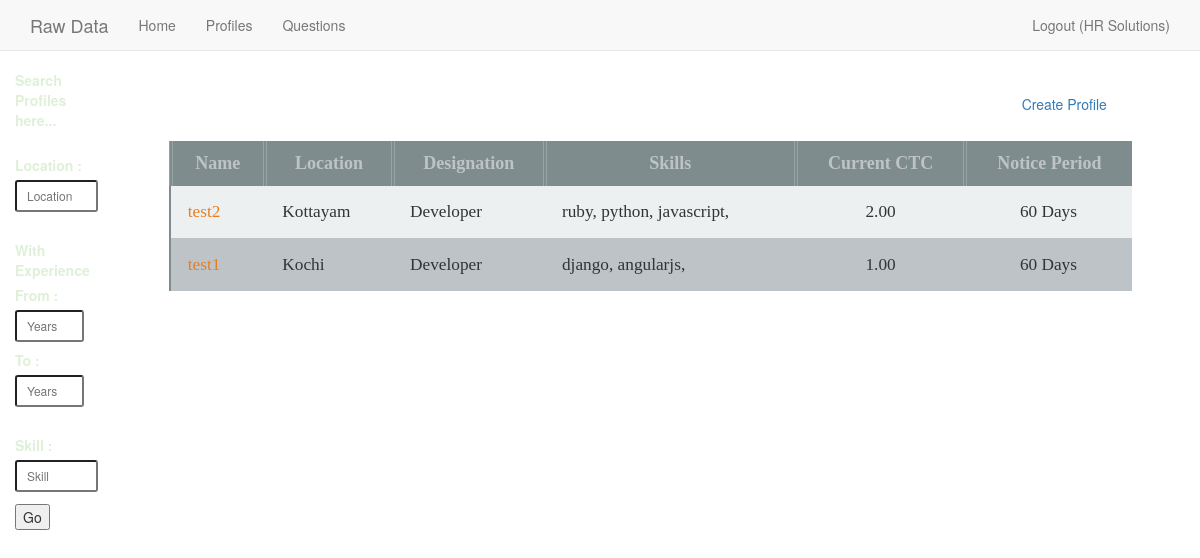
The page /profiles/ (signed in) on the database as committed earlier.
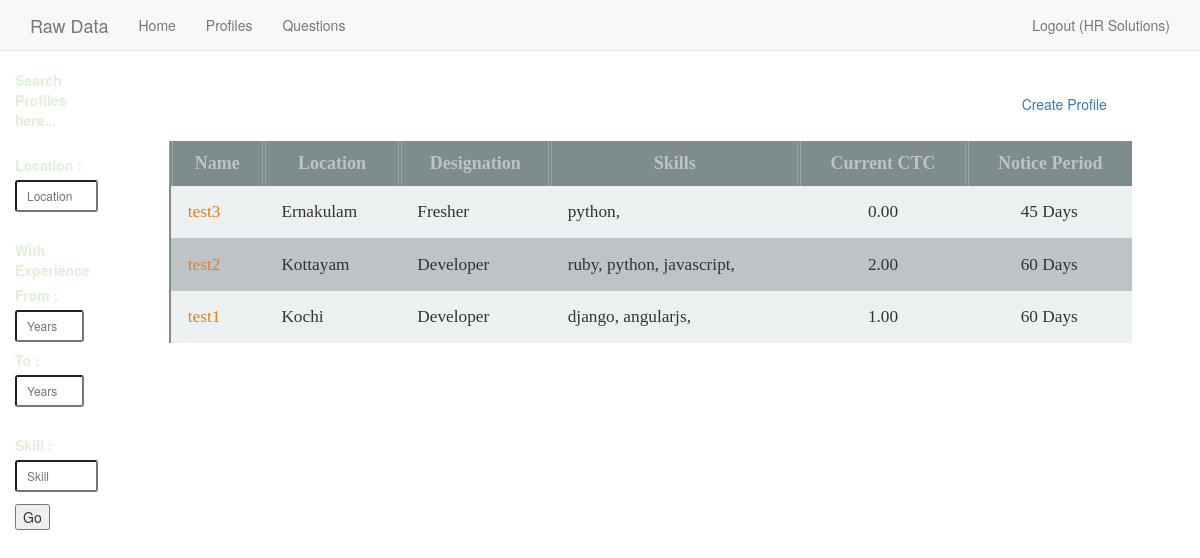
The same page on the database as committed later.
### recruits/models.py (models this page shows, shortened)
class Profile(models.Model):
    time = models.DateTimeField(auto_now_add=True)
    user = models.ForeignKey(settings.AUTH_USER_MODEL, related_name='profiles')
    name = models.CharField(max_length=40)
    email = models.EmailField()
    designation = models.CharField(max_length=20, choices=CHOICES,)
    location = models.CharField(max_length=20,)
    current_ctc = models.DecimalField(max_digits=3, decimal_places=2,)
    expected_ctc = models.DecimalField(max_digits=3, decimal_places=2,)
    notice_period = models.IntegerField()
    resume = models.FileField(upload_to='docs/', blank=True)
    recording = models.FileField(upload_to='media/', blank=True)
    recording_optional = models.FileField(blank=True)
    objects = ProfileQuerySet.as_manager()

class Skillset(models.Model):
    profile = models.ForeignKey(Profile, related_name='skills')
    skill = models.CharField(max_length=10)
    exp = models.IntegerField()
    class Meta:
        unique_together = ('profile', 'skill',)

### recruits/views.py (the view)
# urls.py: url(r'profiles/$', profile_list, name='profile-list'),
def profile_list(request):
    users = CustomUser.objects.all()
    if not request.user.is_authenticated():
        return redirect("recruits:login")
    if request.user.is_authenticated() and request.user.is_superuser:
        profiles = Profile.objects.all().order_by('-time')
    elif request.user.is_authenticated():
        profiles = Profile.objects.filter(user=request.user).order_by('-time')
    context = {
        'profiles': profiles,
        'users': users,
    }
    return render(request, 'recruits/profile_list.html', context)

### recruits/templates/recruits/profile_list.html (shortened to what this page needs)
{% extends "recruits/base.html" %}
{% block content %}
{% if not request.user.is_superuser %}
<br>
<a class='pull-right col-sm-2 col-sm-offset-1' href="{% url 'recruits:profile-create' %}">Create Profile</a>
{% endif %}
<div class="box-table">
<table data-fn="contacts">
	<thead>
	<tr>
		<th>Name</th>
		<th>Location</th>
		<th>Designation</th>
		<th>Skills</th>
		<th>Current CTC</th>
		<th>Notice Period</th>
	</tr>
	</thead>
{% for profile in profiles %}
	<tr>
		<td><a href='/profiles/{{ profile.id }}'>{{ profile.name }}</td>
		<td>{{ profile.location }}</td>
		<td>{{ profile.designation }}</td>
		<td>{% for item in profile.skills.all %}{{ item.skill }}, {% endfor %}</td>
		<td class='text-align-center'>{{ profile.current_ctc }}</td>
		<td class='text-align-center'>{{ profile.notice_period }} Days</td>
	</tr>
{% endfor %}
</table>
</div>
{% endblock %}

Rows that differ between the two databases and show on the page:
added Profile: name "test3", location "Ernakulam", designation "Fresher", current_ctc "0.00", notice_period "45"
added Skillset: skill "python", shown under "test3"
